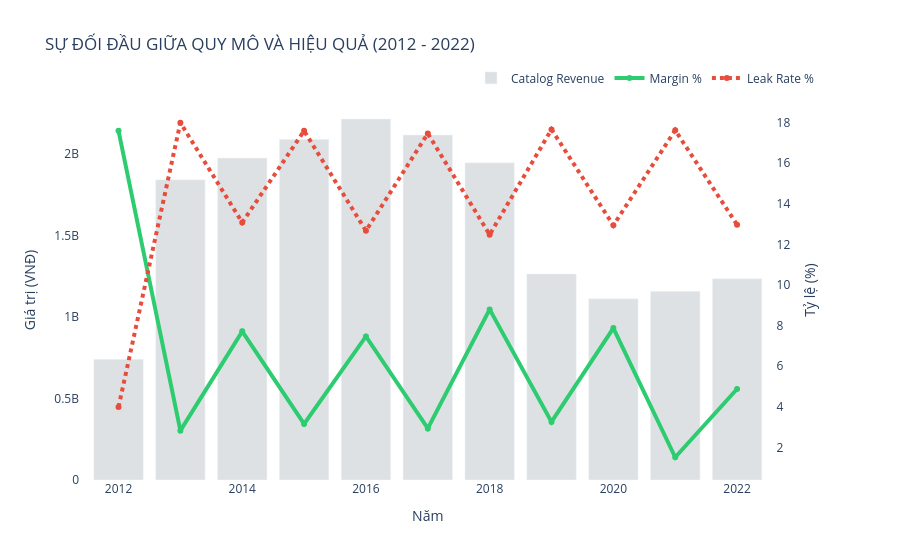

Notebook cell for this chart:
### Markdown cell above
### Act 3: Xu hướng bào mòn (Predictive Trend)

Một điểm nghẽn (Bottleneck) có thể là tạm thời, nhưng nếu nó là một xu hướng (Trend) đang tệ dần đi, doanh nghiệp sẽ đứng trước rủi ro sụp đổ lợi nhuận. Chúng ta sẽ phân tích **Leak Rate** qua các năm để dự báo tương lai của biên lợi nhuận ròng.

### Code cell
# === ACT 3: TREND ANALYSIS - XU HƯỚNG BÀO MÒN MARGIN ===

# 1. Group dữ liệu theo năm
yearly_pnl = order_pnl.groupby('year').agg(
    catalog    = ('catalog_revenue', 'sum'),
    profit     = ('gross_profit', 'sum'),
    leaks      = ('total_true_discount', lambda x: x.sum() + order_pnl.loc[x.index, 'total_refund'].sum()),
    cogs       = ('total_cogs', 'sum')
).reset_index()

# 2. Tính các tỷ lệ %
yearly_pnl['margin_pct'] = (yearly_pnl['profit'] / yearly_pnl['catalog'] * 100).round(2)
yearly_pnl['leak_rate']  = (yearly_pnl['leaks']  / yearly_pnl['catalog'] * 100).round(2)
yearly_pnl['cogs_rate']  = (yearly_pnl['cogs']   / yearly_pnl['catalog'] * 100).round(2)

# 3. Vẽ biểu đồ xu hướng
import plotly.express as px
from plotly.subplots import make_subplots

fig = make_subplots(specs=[[{"secondary_y": True}]])

# Doanh thu tiềm năng (Bars)
fig.add_trace(
    go.Bar(x=yearly_pnl['year'], y=yearly_pnl['catalog'], name="Catalog Revenue", marker_color='#bdc3c7', opacity=0.5),
    secondary_y=False,
)

# Tỷ lệ Margin % (Line)
fig.add_trace(
    go.Scatter(x=yearly_pnl['year'], y=yearly_pnl['margin_pct'], name="Margin %", line=dict(color='#2ecc71', width=4)),
    secondary_y=True,
)

# Tỷ lệ Leak Rate % (Line)
fig.add_trace(
    go.Scatter(x=yearly_pnl['year'], y=yearly_pnl['leak_rate'], name="Leak Rate %", line=dict(color='#e74c3c', width=4, dash='dot')),
    secondary_y=True,
)

fig.update_layout(
    title = "SỰ ĐỐI ĐẦU GIỮA QUY MÔ VÀ HIỆU QUẢ (2012 - 2022)",
    xaxis_title = "Năm",
    yaxis_title = "Giá trị (VNĐ)",
    yaxis2_title = "Tỷ lệ (%)",
    legend = dict(orientation="h", yanchor="bottom", y=1.02, xanchor="right", x=1),
    plot_bgcolor = 'white'
)

fig.show()

# Hiển thị bảng số liệu để check
display(yearly_pnl.style.background_gradient(subset=['margin_pct'], cmap='RdYlGn'))

### Figure 1 — Plotly figure (JSON) as saved in the notebook; plotly's stock layout.template omitted (floating-point values rounded to 4 significant figures)
{"data": [{"marker": {"color": "#bdc3c7"}, "name": "Catalog Revenue", "opacity": 0.5, "type": "bar", "x": [2012, 2013, 2014, 2015, 2016, 2017, 2018, 2019, 2020, 2021, 2022], "xaxis": "x", "y": [741500000.0, 1842000000.0, 1975000000.0, 2090000000.0, 2215000000.0, 2117000000.0, 1946000000.0, 1264000000.0, 1112000000.0, 1158000000.0, 1234000000.0], "yaxis": "y"}, {"line": {"color": "#2ecc71", "width": 4}, "name": "Margin %", "type": "scatter", "x": [2012, 2013, 2014, 2015, 2016, 2017, 2018, 2019, 2020, 2021, 2022], "xaxis": "x", "y": [17.59, 2.83, 7.72, 3.16, 7.47, 2.94, 8.8, 3.26, 7.88, 1.52, 4.88], "yaxis": "y2"}, {"line": {"color": "#e74c3c", "dash": "dot", "width": 4}, "name": "Leak Rate %", "type": "scatter", "x": [2012, 2013, 2014, 2015, 2016, 2017, 2018, 2019, 2020, 2021, 2022], "xaxis": "x", "y": [3.99, 17.99, 13.08, 17.59, 12.67, 17.46, 12.48, 17.66, 12.94, 17.62, 12.97], "yaxis": "y2"}], "layout": {"legend": {"orientation": "h", "x": 1, "xanchor": "right", "y": 1.02, "yanchor": "bottom"}, "plot_bgcolor": "white", "title": {"text": "SỰ ĐỐI ĐẦU GIỮA QUY MÔ VÀ HIỆU QUẢ (2012 - 2022)"}, "xaxis": {"anchor": "y", "domain": [0, 0.94], "title": {"text": "Năm"}}, "yaxis": {"anchor": "x", "domain": [0, 1], "title": {"text": "Giá trị (VNĐ)"}}, "yaxis2": {"anchor": "x", "overlaying": "y", "side": "right", "title": {"text": "Tỷ lệ (%)"}}}}
